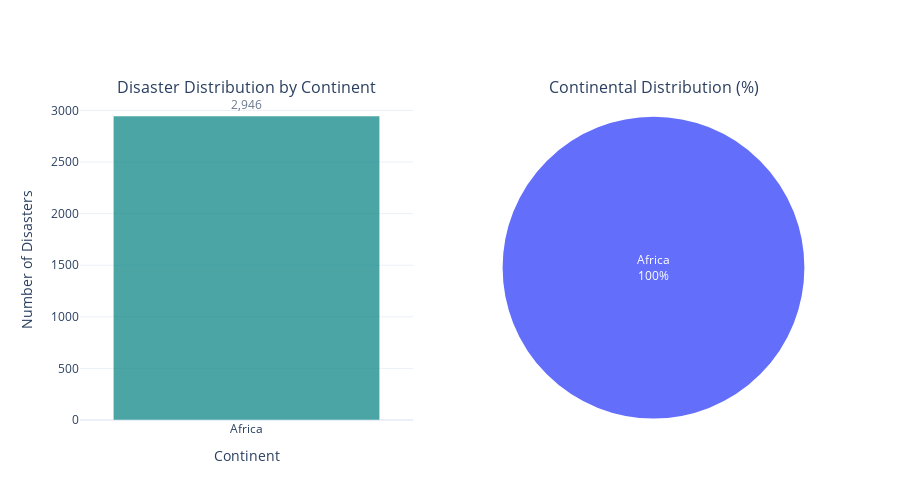

The notebook cell saved with this chart:
### Code cell
# Geographic Distribution - Continents - Interactive
continent_counts = df['Continent'].value_counts()

fig = make_subplots(rows=1, cols=2,
                    specs=[[{'type': 'bar'}, {'type': 'pie'}]],
                    subplot_titles=('Disaster Distribution by Continent', 'Continental Distribution (%)'))

# Bar chart
fig.add_trace(
    go.Bar(x=continent_counts.index, y=continent_counts.values,
           marker_color='teal', opacity=0.7,
           text=continent_counts.values,
           texttemplate='%{text:,}',
           textposition='outside',
           hovertemplate='<b>%{x}</b><br>Count: %{y:,}<br>Percentage: %{customdata:.1f}%<extra></extra>',
           customdata=(continent_counts.values / continent_counts.sum() * 100)),
    row=1, col=1
)

# Enhanced Pie chart
fig.add_trace(
    go.Pie(labels=continent_counts.index, values=continent_counts.values,
           textposition='auto',
           textinfo='label+percent',
           hovertemplate='<b>%{label}</b><br>Count: %{value:,}<br>Percentage: %{percent}<extra></extra>',
           marker=dict(line=dict(color='white', width=3)),
           pull=[0.05 if i == 0 else 0 for i in range(len(continent_counts))]),
    row=1, col=2
)

fig.update_xaxes(title_text="Continent", row=1, col=1)
fig.update_yaxes(title_text="Number of Disasters", row=1, col=1)

fig.update_layout(height=500, showlegend=False, template='plotly_white',
                  hovermode='closest')
fig.show()

### Figure 1 — Plotly figure (JSON) as saved in the notebook; plotly's stock layout.template omitted (floating-point values rounded to 4 significant figures)
{"data": [{"customdata": [100.0], "hovertemplate": "<b>%{x}</b><br>Count: %{y:,}<br>Percentage: %{customdata:.1f}%<extra></extra>", "marker": {"color": "teal"}, "opacity": 0.7, "text": [2946.0], "textposition": "outside", "texttemplate": "%{text:,}", "type": "bar", "x": ["Africa"], "xaxis": "x", "y": [2946], "yaxis": "y"}, {"domain": {"x": [0.55, 1], "y": [0, 1]}, "hovertemplate": "<b>%{label}</b><br>Count: %{value:,}<br>Percentage: %{percent}<extra></extra>", "labels": ["Africa"], "marker": {"line": {"color": "white", "width": 3}}, "pull": [0.05], "textinfo": "label+percent", "textposition": "auto", "type": "pie", "values": [2946]}], "layout": {"annotations": [{"font": {"size": 16}, "showarrow": false, "text": "Disaster Distribution by Continent", "x": 0.225, "xanchor": "center", "xref": "paper", "y": 1, "yanchor": "bottom", "yref": "paper"}, {"font": {"size": 16}, "showarrow": false, "text": "Continental Distribution (%)", "x": 0.775, "xanchor": "center", "xref": "paper", "y": 1, "yanchor": "bottom", "yref": "paper"}], "height": 500, "hovermode": "closest", "showlegend": false, "xaxis": {"anchor": "y", "domain": [0, 0.45], "title": {"text": "Continent"}}, "yaxis": {"anchor": "x", "domain": [0, 1], "title": {"text": "Number of Disasters"}}}}
